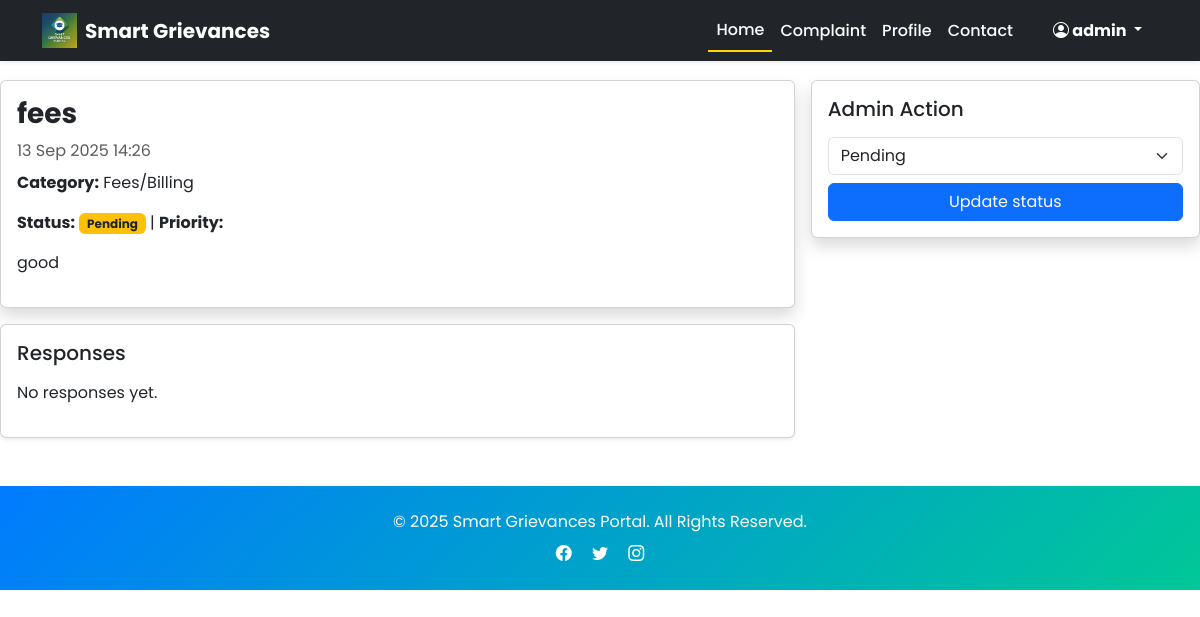
Screenshot of /complaints/7/ (signed in) with the database file from the repository.
### grienvances/models.py (models this page shows)
class Complaint(models.Model):
    user = models.ForeignKey(User, on_delete=models.CASCADE)
    subject = models.CharField(max_length=200)
    description = models.TextField()
    attachment = models.FileField(upload_to='attachments/', blank=True, null=True)
    status = models.CharField(max_length=20, choices=[("Pending","Pending"),("In Progress","In Progress"),("Resolved","Resolved")], default="Pending")
    priority = models.CharField(max_length=10, choices=PRIORITY_CHOICES, default="Medium")
    category = models.CharField(max_length=50, choices=CATEGORY_CHOICES, blank=True, null=True)  # <-- Add this
    created_at = models.DateTimeField(auto_now_add=True)
    updated_at = models.DateTimeField(auto_now=True)
    sentiment_score = models.FloatField(blank=True, null=True)

### grienvances/views.py (the view)
# urls.py: path("complaints/<int:pk>/", complaint_detail, name="complaint_detail"),
@login_required
def complaint_detail(request, pk):
    complaint = get_object_or_404(Complaint, pk=pk)
    if not request.user.is_staff and complaint.user != request.user:
        return HttpResponseForbidden("❌ You are not allowed to view this complaint.")
    if request.user.is_staff:
        prev_c = Complaint.objects.filter(id__lt=complaint.id).order_by('-id').first()
        next_c = Complaint.objects.filter(id__gt=complaint.id).order_by('id').first()
    else:
        prev_c = Complaint.objects.filter(user=request.user, id__lt=complaint.id).order_by('-id').first()
        next_c = Complaint.objects.filter(user=request.user, id__gt=complaint.id).order_by('id').first()
    response_form = None
    if request.user.is_staff:
        if request.method == 'POST':
            response_form = ResponseForm(request.POST)
            if response_form.is_valid():
                r = response_form.save(commit=False)
                r.complaint = complaint
                r.admin = request.user
                r.save()
                new_status = request.POST.get('status')
                if new_status in dict(Complaint._meta.get_field('status').choices):
                    complaint.status = new_status
                    complaint.save()
                messages.success(request, '✅ Response added successfully.')
                return redirect('complaint_detail', pk=pk)
        else:
            response_form = ResponseForm()
    return render(request, 'complaint_detail.html', {
        'complaint': complaint,
        'response_form': response_form,
        'previous_complaint': prev_c,
        'next_complaint': next_c
    })

### grienvances/forms.py
class ResponseForm(forms.ModelForm):
    class Meta:
        model = Response
        fields = ["message"]
        widgets = {
            "message": forms.Textarea(attrs={"class": "form-control", "rows": 3, "placeholder": "Enter response"}),
        }

### templates/complaint_detail.html (shortened to what this page needs)
{% extends 'base.html' %}
{% block content %}
<div class="row g-3">
  <div class="col-lg-8">
    <div class="card shadow glass-card animate-pop">
      <div class="card-body">
        <h3 class="fw-bold">{{ complaint.subject }}</h3>
        <p class="text-muted mb-2">{{ complaint.created_at|date:"d M Y H:i" }}</p>
        <p><strong>Category:</strong> {{ complaint.category }}</p>
        <p><strong>Status:</strong>
          <span id="status-badge" class="badge
            {% if complaint.status == 'Pending' %} bg-warning text-dark
            {% elif complaint.status == 'In Progress' %} bg-info text-dark
            {% elif complaint.status == 'Resolved' %} bg-success
            {% else %} bg-secondary {% endif %}">
            {{ complaint.status }}
          </span>
          | <strong>Priority:</strong> {{ complaint.priority_level }}
        </p>
        <p class="mt-3">{{ complaint.description }}</p>
      </div>
    </div>
    <div class="card shadow-sm glass-card mt-3 animate-pop" style="animation-delay:.05s">
      <div class="card-body">
        <h5 class="mb-3">Responses</h5>
        {% for r in complaint.responses.all %}
          <div class="border rounded p-2 mb-2 row-fade">
            <div class="small text-muted">By {{ r.admin.username }} on {{ r.created_at|date:"d M Y H:i" }}</div>
            <div>{{ r.message }}</div>
          </div>
        {% empty %}
          <p>No responses yet.</p>
        {% endfor %}
      </div>
    </div>
  </div>
  {% if user.is_staff %}
  <div class="col-lg-4">
    <div class="card shadow glass-card animate-pop">
      <div class="card-body">
        <h5 class="mb-3">Admin Action</h5>
        <form id="status-form" data-pk="{{ complaint.pk }}">
          <select name="status" class="form-select mb-2">
            <option value="Pending" {% if complaint.status == "Pending" %}selected{% endif %}>Pending</option>
          </select>
          <button class="btn btn-primary w-100">Update status </button>
        </form>
      </div>
    </div>
  </div>
  {% endif %}
</div>
{% endblock %}

### templates/base.html (shortened to what this page needs)
{% load static %}
<!DOCTYPE html>
<html lang="en">
<head>
  <link href="https://cdn.jsdelivr.net/npm/bootstrap@5.3.3/dist/css/bootstrap.min.css" rel="stylesheet">
  <link href="https://cdn.jsdelivr.net/npm/bootstrap-icons/font/bootstrap-icons.css" rel="stylesheet">
  <link href="https://cdn.jsdelivr.net/npm/aos@2.3.4/dist/aos.css" rel="stylesheet">
</head>
<body>
  <nav class="navbar navbar-expand-lg navbar-dark bg-dark fixed-top shadow-sm">
    <div class="container">
      <a class="navbar-brand d-flex align-items-center" href="{% url 'homepage' %}">
        <img src="{% static 'images/logo.png' %}" alt="Logo" width="35" class="me-2">
        <span class="fw-bold">Smart Grievances</span>
      </a>
      <div class="collapse navbar-collapse" id="navbarNav">
        <ul class="navbar-nav ms-auto align-items-lg-center">
          <li class="nav-item"><a class="nav-link active" href="{% url 'homepage' %}">Home</a></li>
          <li class="nav-item"><a class="nav-link" href="{% url 'complaint_list' %}">Complaint</a></li>
          <li class="nav-item"><a class="nav-link" href="{% url 'profile' %}">Profile</a></li>
          <li class="nav-item"><a class="nav-link" href="{% url 'contact' %}">Contact</a></li>
          {% if user.is_authenticated %}
            <li class="nav-item dropdown ms-lg-3">
              <a class="nav-link dropdown-toggle btn btn-warning text-dark px-3 fw-bold" href="#" id="userDropdown" role="button" data-bs-toggle="dropdown">
                <i class="bi bi-person-circle"></i> {{ user.username }}
              </a>
            </li>
          {% else %}
            <li class="nav-item ms-lg-3">
              <a href="{% url 'login' %}" class="btn btn-warning px-3 fw-bold">Login</a>
            </li>
          {% endif %}
        </ul>
      </div>
    </div>
  </nav>
  <main>
    {% block content %}
    {% endblock %}
  </main>
  <footer class="text-white text-center py-4 mt-5" style="background: linear-gradient(135deg, #007BFF, #00C897);">
    <p class="mb-2">© 2025 Smart Grievances Portal. All Rights Reserved.</p>
    <div class="social-icons">
      <a href="#" class="text-white mx-2"><i class="bi bi-facebook"></i></a>
      <a href="#" class="text-white mx-2"><i class="bi bi-twitter"></i></a>
      <a href="#" class="text-white mx-2"><i class="bi bi-instagram"></i></a>
    </div>
  </footer>
</body>
</html>

### templates/base.html (style rules this page uses)
body { font-family: 'Poppins', sans-serif; }
.navbar .nav-link { color: #fff !important; transition: 0.3s; font-weight: 500; }
.navbar .nav-link.active { border-bottom: 2px solid #FFD700; }

### rows the page displays
Complaint: subject "fees", created_at "13 Sep 2025 14:26", category "Fees/Billing", status "Pending", description "good"

### other values shown
{{ user.username }} "admin"
